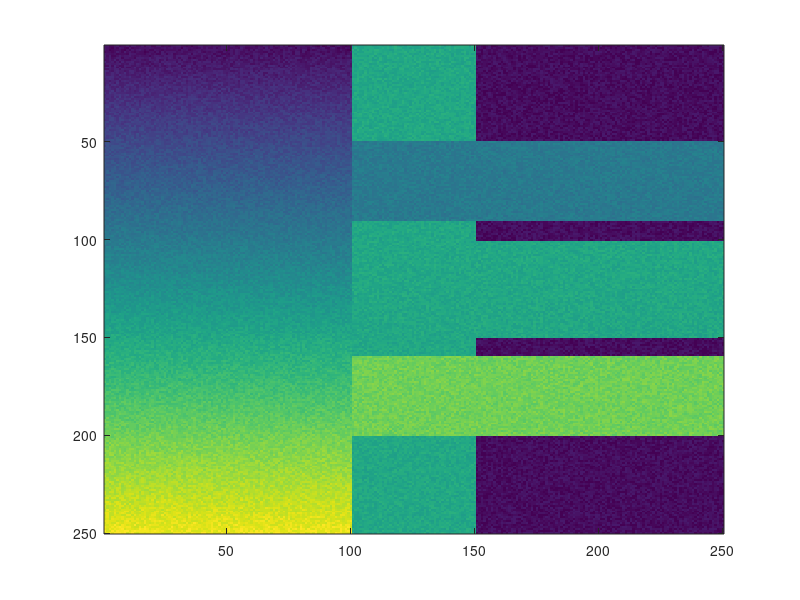
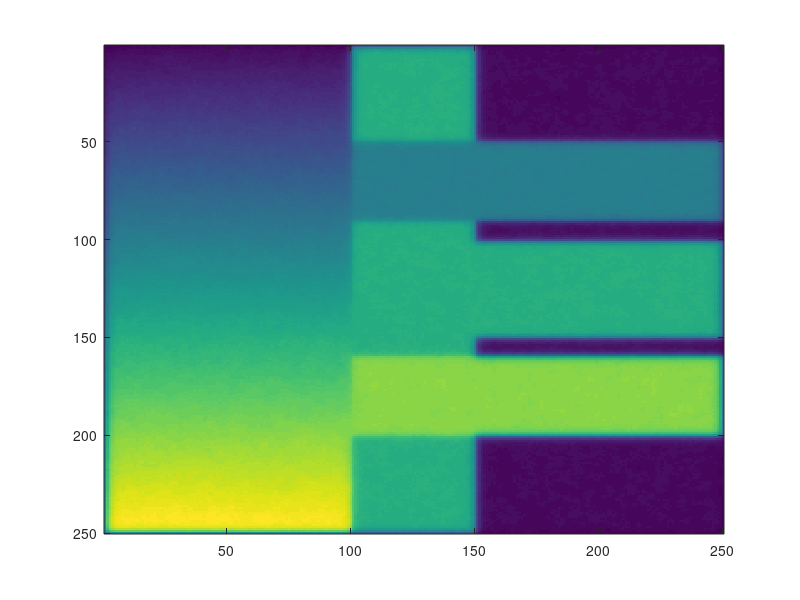
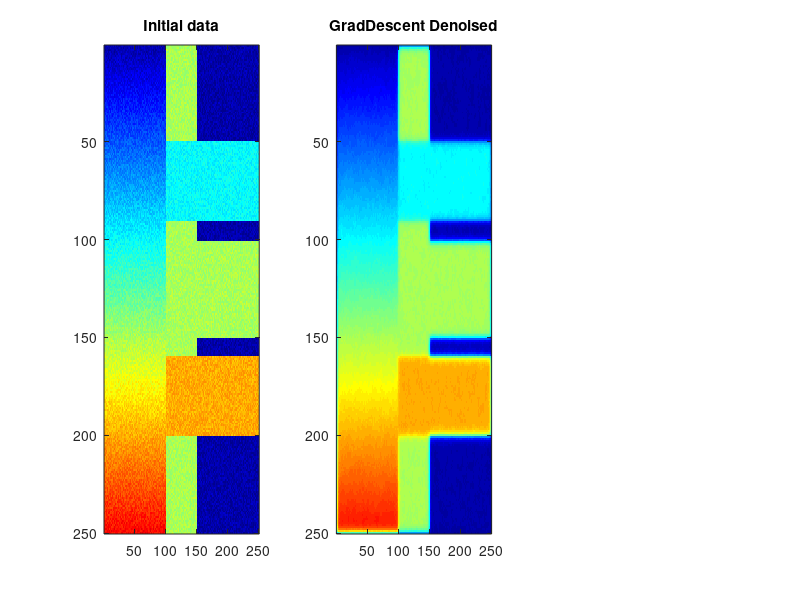
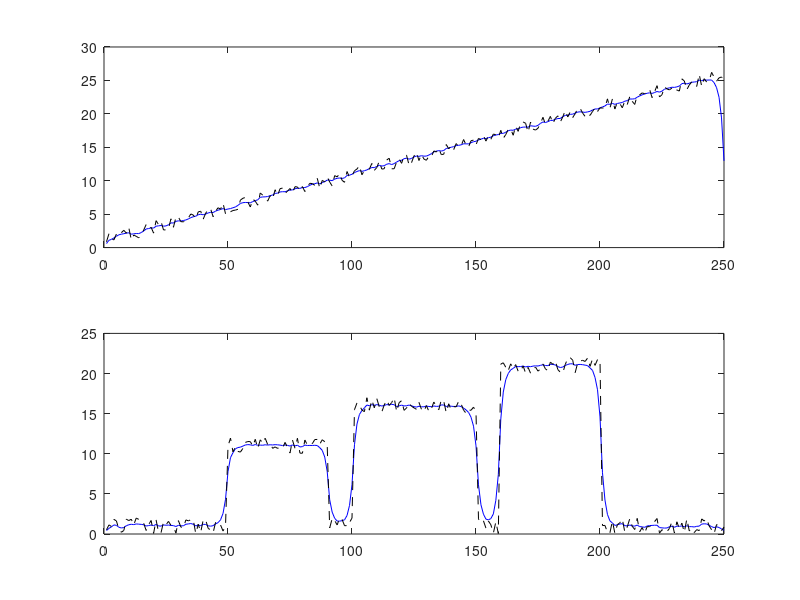

MATLAB code to generate these figures, in order:
%% Total Variation
clear; close all; clc; 
% u = zeros(250,250); 
% u(50:90,:) = 10;
% u(101:150,:) = 15; 
% u(160:200,:) = 20; 
% n = rand(size(u)); 
% u = u + n*10; 
% u = double(u); 
% u0 = double(u);
u = zeros(250,250);
u(:,100:150) = 15; 
u(50:90,:) = 10;
u(101:150,:) = 15; 
u(160:200,:) = 20; 

for i = 1:250
    for j = 1:100
        u(i,j) = i/10; 
    end
end 
n = rand(size(u)); 
u = u + n.*2; 
u = double(u); 
u0 = u;
figure(); imagesc(u0); 
%% Younes 
%gradient descent 

eps = 1/10; 
lambda = 1/std2(u0); 
iter = 1000; 
E = zeros(iter); 
for i =1:iter
    im = u; 
%     stencil = [-1,-1,-1;-1,8,-1;-1,-1,-1]/8;
    stencil = [0,1,0;1,-4,1;0,1,0]/4; 
%     stencil = [0,-1,0;-1,4,-1;0,-1,0]/4;
    laplacianIm = imfilter(double(im), stencil);
    E(i) = sum(sum(eps*(laplacianIm-lambda*(im-u0))));
    u = im + eps*(laplacianIm-lambda*(im-u0));    
end 
figure(); imagesc(u); figure(); 
subplot(1,3,1);
imagesc(u0,[0,30]);colormap jet;title('Initial data');
subplot(1,3,2); 
imagesc(u,[0,30]); title('GradDescent Denoised'); 
% figure(); 
% subplot(2,1,1)
% semilogy(E); 
% title('E(I,I0)'); 
% subplot(2,1,2)
% plot(E);
figure();
subplot(2,1,1); 
plot(u(:,25),'b'); hold on; 
plot(u0(:,25),'--k'); hold off;
subplot(2,1,2); 
plot(u(:,200),'b'); hold on; 
plot(u0(:,200),'--k'); hold off; 
%% FFT 
% lam = 1; 
% im = u0; 
% % correct size
% % M = 250; N = 250; 
% % for i = 1:M
% %     for j = 1:N
% %         im(2*M-i+1,j) = u0(i,j);
% %         im(i,2*N-j+1) = u0(i,j);
% %         im(2*M-i+1,2*N-j+1) = u0(i,j); 
% %     end 
% % end 
% 
% y = fft2(im);
% K1 = 250;
% K2 = 250; 
% z = zeros(size(y)); 
% for k1 = 1:size(y,1)
%     for k2 = 1:size(y,2)
%         z(k1,k2) = lam*y(k1,k2)/(lam+2*(2-cos(2*pi*(k1-1)/K1) -cos(2*pi*(k2-1)/K2) ));
%     end 
% end 
% 
% x = ifft2(z)/(K1*K2);
% subplot(1,3,3)
% imagesc(abs(x)); title('FFT Denoised')


%% Optimize, crap solution
% t = 1e-3; h = 1/250; k = 1; sigma = 1; 
% for i = 2:size(u,1)-1
%     for j = 2:size(u,2)-1
%         ux0_ = -(u(i-1,j)-u(i,j));
%         ux0   = (u(i+1,j)-u(i,j)); 
%         uy0_ = -(u(i,j-1)-u(i,j)); 
%         uy0   = (u(i,j+1)-u(i,j)); 
%     end 
% end 
% u0 = u; 
% for iter = 1:5
%     for i = 2:size(u,1)-1
%         for j = 2:size(u,2)-1
% 
%             ux_ = -(u(i-1,j)-u(i,j));
%             ux   = (u(i+1,j)-u(i,j)); 
%             uy_ = -(u(i,j-1)-u(i,j)); 
%             uy   = (u(i,j+1)-u(i,j)); 
%             gx = t/h*(ux) / (ux^2+sqrt(minmod(uy,uy_)^2)); 
%             gy =  t/h*(uy)/ (uy^2+sqrt(minmod(ux,ux_)^2));
% 
% 
%             la = sqrt(ux0^2 *ux^2);
%             lb = ux0*ux/sqrt(ux^2+uy^2); 
%             lc = uy0*uy*k/ sqrt(ux^2+uy^2); 
%             l = h/2*sigma^2*sum(la-lb-lc); 
%             lagrange = t*l*u(i,j)-u0(i,j); 
% 
%             u(i,j) = u(i,j)  +gx +gy - lagrange; 
%         end 
%     end 
%     imagesc(u); colorbar; 
%     pause(0.5); 
% end 
% imagesc(u); colorbar; 
